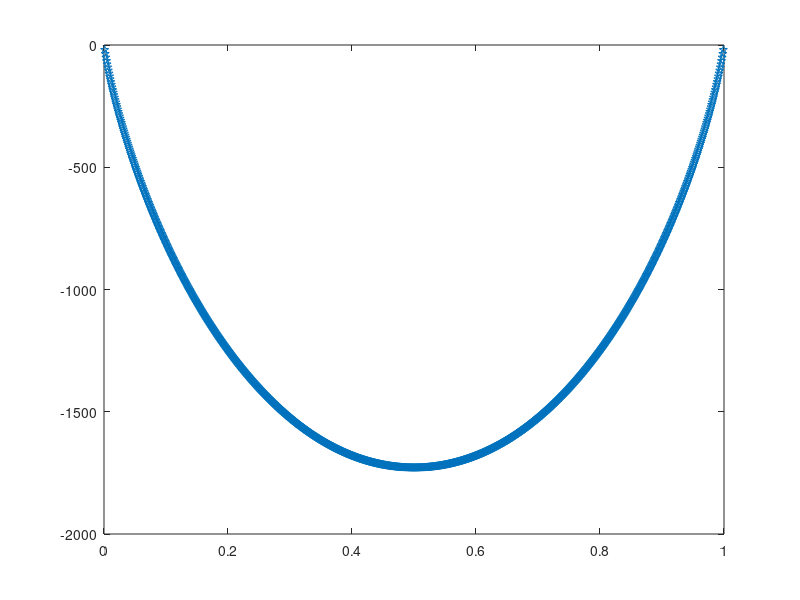

This figure's MATLAB source:
%% Copyright (c) 2018, Vishal_S% All rights reserved. Please read the "license.txt" for license terms.%% Project Title: Computational Materials Thermodynamics% % Developer: Vishal S% % Contact Info: vishalsubbu97@gmail.com%temp = 300;R = 8.314; x = 0.001:0.001:0.999;Gibbs = 0:0.01:1;Gibbs = R*temp*(x.*log(x) + (1-x).*log(1-x));plot (x,Gibbs,'p');